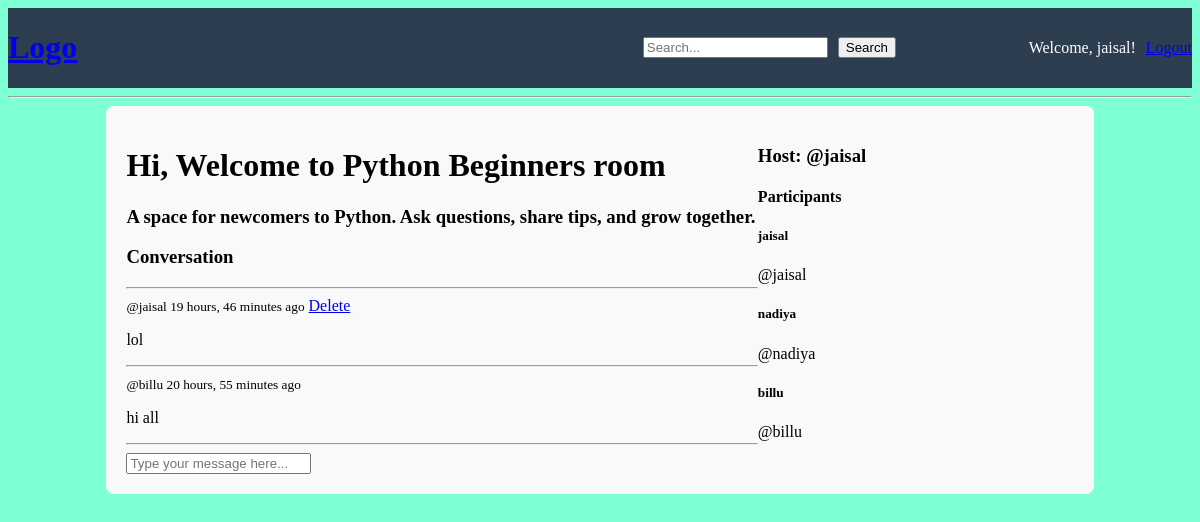
Screenshot of /room/1/ (signed in) with the database file from the repository.
### base/models.py (models this page shows, shortened)
class Room(models.Model):
    host = models.ForeignKey(User, on_delete=models.CASCADE, null=True)
    topic = models.ForeignKey(Topic, on_delete=models.SET_NULL, null=True)
    name = models.CharField(max_length=200)
    description = models.TextField(blank=True, null=True)
    participants = models.ManyToManyField(User, related_name='participants', blank=True)
    updated = models.DateTimeField(auto_now=True)
    created = models.DateTimeField(auto_now_add=True)
    class Meta:
        ordering = ['-updated', '-created']

class Message(models.Model):
    user = models.ForeignKey(User, on_delete=models.CASCADE)
    room = models.ForeignKey(Room, on_delete=models.CASCADE)
    body = models.TextField()
    updated = models.DateTimeField(auto_now=True)
    created = models.DateTimeField(auto_now_add=True)
    class Meta:
        ordering = ['-updated', '-created']

### base/views.py (the view, shortened to what this page needs)
# urls.py: path('room/<str:pk>/', views.room, name='room'),  # About page
def room(request, pk):
    room = Room.objects.get(id=pk)  # Fetch the room by primary key
    participants = room.participants.all()  # Get all participants in the room
    room_messages = room.message_set.all()  # Fetch all messages related to the room
    context = {'room': room, 'room_messages':room_messages, 'participants':participants}  # Prepare context with the room
    return render(request, 'base/room.html', context)

### base/templates/base/room.html (shortened to what this page needs)
{% extends "main.html" %} {% block content %}
<div class="room-container">
  <div>
    <h1>Hi, Welcome to {{room.name}} room</h1>
    <h3>{{room.description}}</h3>
    <div class="comment-wrapper">
      <h3>Conversation</h3>
      <hr />
      {% for message in room_messages %}
      <div>
        <small>@{{message.user}} {{message.created|timesince}} ago</small>
        {% if request.user == message.user %}
        <a href="{% url 'delete-message' message.id %}">Delete</a>
        {% endif %}
        <p>{{message.body}}</p>
        <hr />
      </div>
      {% endfor %}
    </div>
    {% if request.user.is_authenticated %}
    <div class="comment-form">
      <form method="POST" action="">
        <input name="body" placeholder="Type your message here..." required />
      </form>
    </div>
    {% endif %}
  </div>
  <div>
    <h3>Host: @{{room.host.username}}</h3>
    <h4>Participants</h4>
    {% for participant in participants %}
    <h5>{{participant.username}}</h5>
    <p>@{{participant.username}}</p>
    {% endfor %}
  </div>
</div>
{% endblock content %}

### templates/navbar.html (shortened to what this page needs)
<div class="navbar">
  <a href="/"><h1>Logo</h1></a>
  <form action="{% url 'home' %}" method="GET">
    <input type="text" name="q" placeholder="Search..." />
    <button type="submit">Search</button>
  </form>
  <div class="hi-user">
    {% if request.user.is_authenticated %}
    <p>Welcome, {{ request.user.username }}!</p>
    <a href="{% url 'logout' %}">Logout</a>
    {% else %}
    <a href="{% url 'login' %}">Login</a>
    <a href="{% url 'register' %}">Register</a>
    {% endif %}
  </div>
</div>
<hr />

### static/styles/main.css (style rules this page uses)
body { background-color: aquamarine; }

### templates/navbar.html (style rules this page uses)
.navbar { display: grid; grid-template-columns: 1fr 2fr 1fr; align-items: center; background-color: #2c3e50; color: white; }
.navbar form { display: flex; gap: 10px; justify-content: flex-end; }
.hi-user { display: flex; align-items: center; gap: 10px; justify-content: flex-end; }

### base/templates/base/room.html (style rules this page uses)
.room-container { width: 80%; margin: auto; padding: 20px; background-color: #f9f9f9; border-radius: 8px; display: grid; grid-template-columns: 2fr 1fr; }

### rows the page displays
Room: name "Python Beginners", description "A space for newcomers to Python. Ask questions, share tips, and grow together.", host.username "jaisal"
Message: user "jaisal", created "19 hours, 46 minutes", shows "Delete", body "lol"
Message: user "billu", created "20 hours, 55 minutes", body "hi all"

### other values shown
{{ request.user.username }} "jaisal"
{{ participant.username }} "jaisal"
{{ participant.username }} "nadiya"
{{ participant.username }} "billu"
